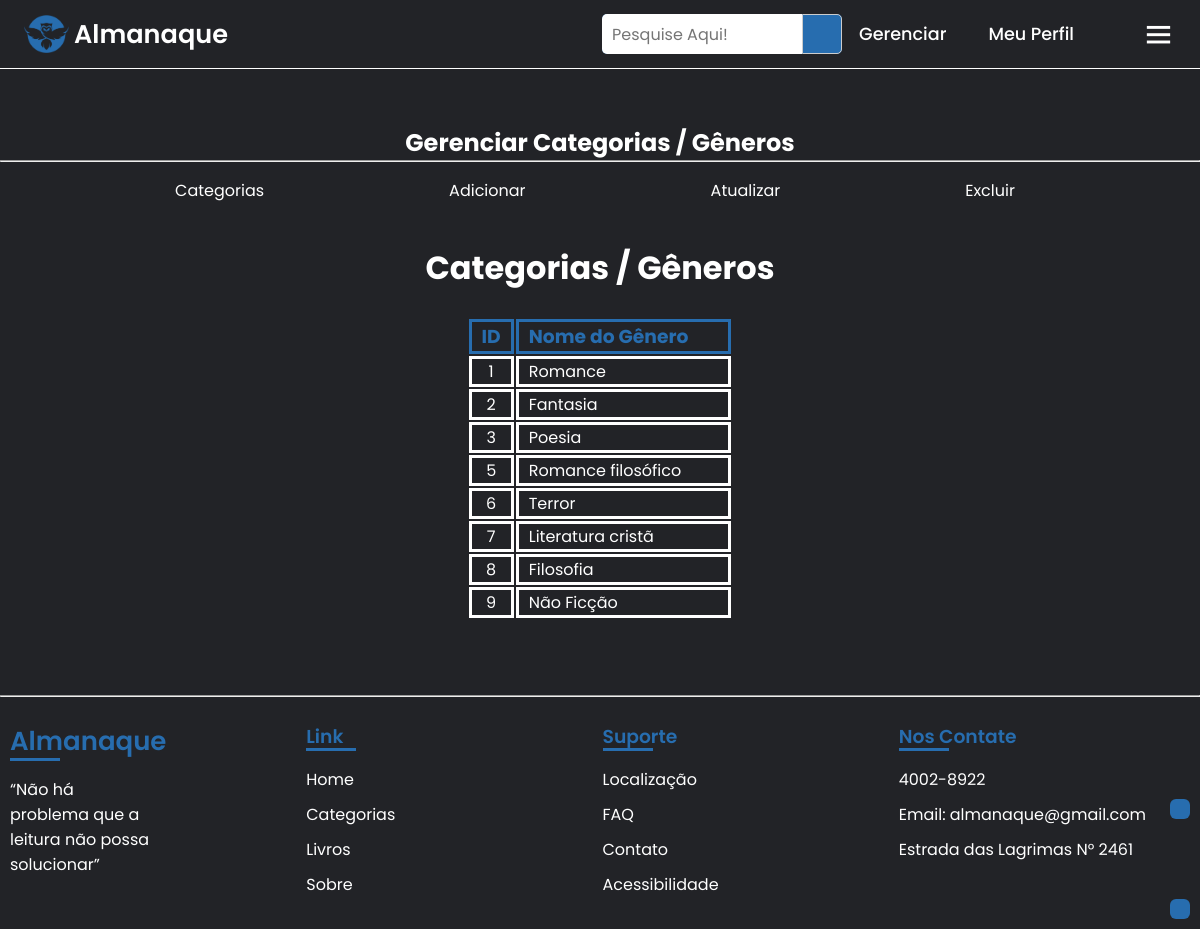
The app's page /funcionario/gerenciar_genero/genero_lista.php (signed in) with its own data.
### tables this page shows
CREATE TABLE `genero` (
  `id_genero` int NOT NULL,
  `nome_genero` varchar(100) NOT NULL
);

### funcionario/gerenciar_genero/genero_lista.php (the view, shortened to what this page needs)
<?php
if($_SESSION['id_sessao'] == 2) {
?>
<!DOCTYPE html>
<html lang="pt-br">
<head>
    <link rel="stylesheet" href="../../css/style.css">
    <link rel="stylesheet" href="../../css/menu_gerenciar.css">
    <link rel="stylesheet" href="../../css/livro-aberto.css">
    <link rel="stylesheet" href="../../css/table.css">
    <link href="https://cdn.jsdelivr.net/npm/remixicon@3.5.0/fonts/remixicon.css" rel="stylesheet">
    <link rel="stylesheet"href="https://unpkg.com/boxicons@latest/css/boxicons.min.css">
</head>
<body>
    <?php include('../../include/import_menu_gerenciar.php');
    include('../../include/conexao.php'); ?>
    <br><br><br><br><br>
    <?php include('../../include/import_menu_genero_gerenciar.php'); ?><br>
    <h1 style="text-align: center;">Categorias / Gêneros</h1><br>
    <table>
        <tr>
            <th class="id_th"><h3>ID</h3></th>
            <th class="atributo_th"><h3>Nome do Gênero</h3></th>
        </tr>
        <?php
        $sql = mysqli_query($mysqli, "SELECT * FROM genero");
        while ($result = mysqli_fetch_array($sql))
            {
                $id_genero = $result['id_genero'];
                $nome_genero = $result['nome_genero'];
                echo "<tr>";
                echo "<td class='id_td'>".$id_genero."</td>";
                echo "<td class='atributo_td'>".$nome_genero."</td>";
                echo "</tr>";
            };
        ?>
    </table>
    <br><br><br>
    <?php include('../../include/import_footer_gerenciar.php');
    include('../../include/acessibilidade.php') ?>
    <a id="link-acessibilidade" href="https://chrome.google.com/webstore/detail/selection-reader-text-to/fdffijlhedcdiblbingmagmdnokokgbi/related?hl=pt-BR"><i class="ri-speak-fill"></i></a>
    <a id="link-up" href="#"><i class="ri-arrow-up-double-line"></i></a>
</body>
</html>
<?php
}
else {
    echo "Você não pode acessar essa página, sua permissão é inválida";
}
?>

### css/style.css (style rules this page uses)
* { padding: 0; margin: 0; box-sizing: border-box; font-family: 'Poppins', sans-serif; text-decoration: none; list-style: none; }
:root { --bg-color: #222327; --text-color: #fff; --main-color: #276daf; }
body { min-height: 100vh; background: var(--bg-color); color: var(--text-color); }
#link-up { z-index: 1; position: fixed; color: white; background-color: #276daf; padding: 10px; right: 10px; bottom: 10px; border-radius: 30%; transition: all .50s ease; }
#link-acessibilidade { z-index: 1; position: fixed; color: white; background-color: #276daf; padding: 10px; margin-bottom: 100px; right: 10px; bottom: 10px; border-radius: 30%; transition: all .50s ease; }

### css/menu_gerenciar.css (style rules this page uses)
:root { --bg-color: #222327; --text-color: #fff; --main-color: #276daf; }
a { color: #fff; text-decoration: none; transition: all .50s ease ; }

### css/livro-aberto.css (style rules this page uses)
:root { --bg-color: #222327; --text-color: #fff; --main-color: #276daf; }

### css/table.css (style rules this page uses)
table { margin: auto; }
th { color: #276daf; }
.id_th, .id_td { text-align: center; padding-left: 10px; padding-right: 10px; border: solid; }
.atributo_th, .atributo_td { padding-left: 10px; padding-right: 40px; border: solid; }

### records on screen
genero: id_genero "1", nome_genero "Romance"
genero: id_genero "2", nome_genero "Fantasia"
genero: id_genero "3", nome_genero "Poesia"
genero: id_genero "5", nome_genero "Romance filosófico"
genero: id_genero "6", nome_genero "Terror"
genero: id_genero "7", nome_genero "Literatura cristã"
genero: id_genero "8", nome_genero "Filosofia"
genero: id_genero "9", nome_genero "Não Ficção"
